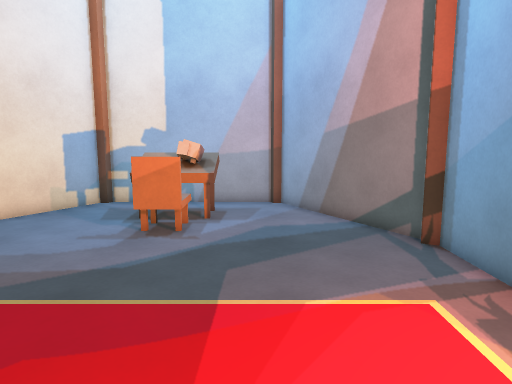
view 1 (above)

12 first-person views from a walk through a 3-D level made in the Godot game engine. The camera is 1.4 m above the floor, tilts 8° down and sees 70° across. The floor is counted in squares, 0.5 m on a side. Each view is taken from the middle of a square. On the plan, view 1 faces up. The plan holds only what a view shows up to about 20 squares ahead; the rest is blank. The place goes on beyond the plan. Surface patterns are stand-ins for the level's own textures.

view 2
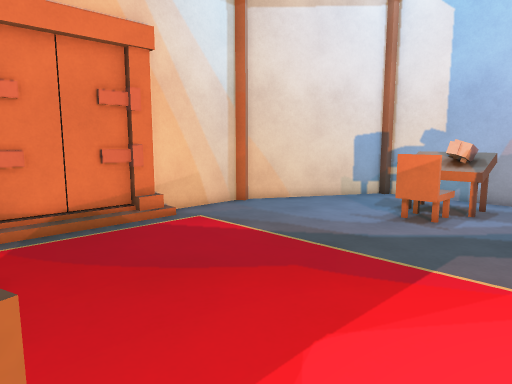

view 3
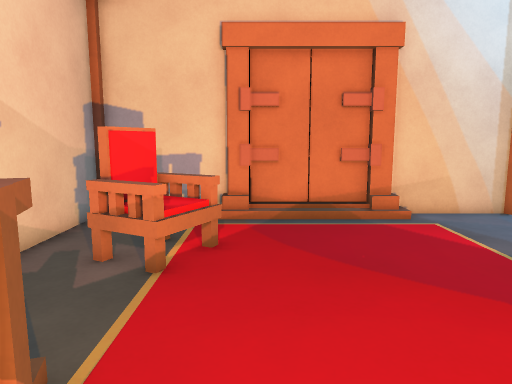

view 4
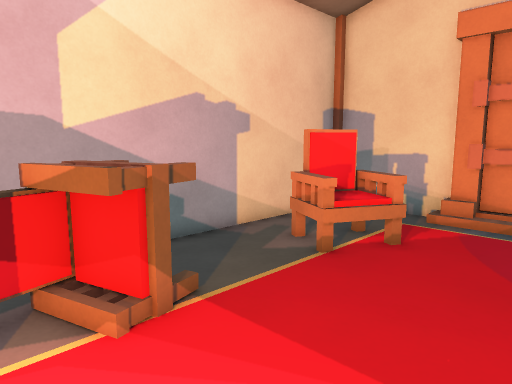

view 5
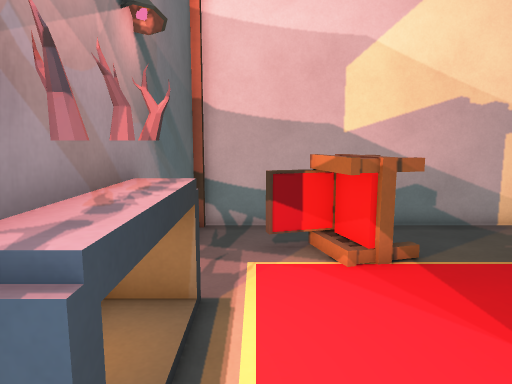

view 6
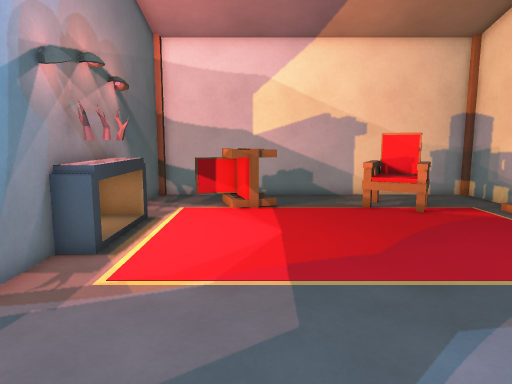

view 7
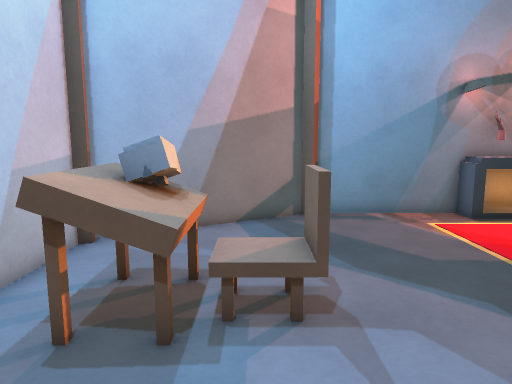

view 8
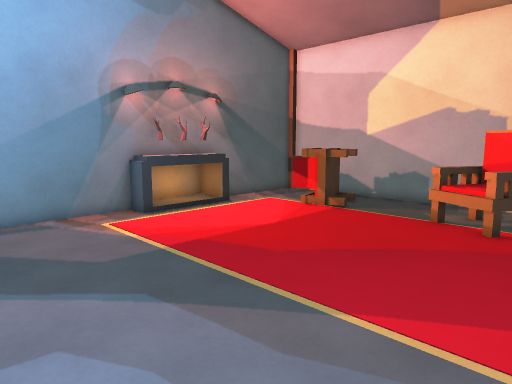

view 9
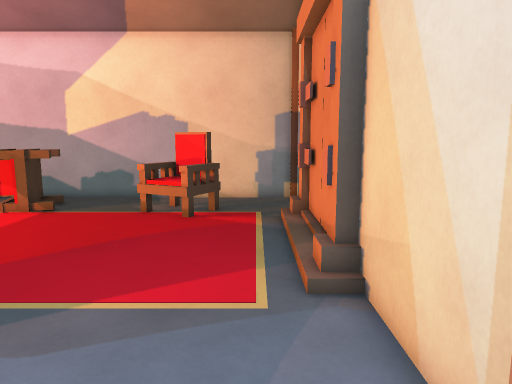

view 10
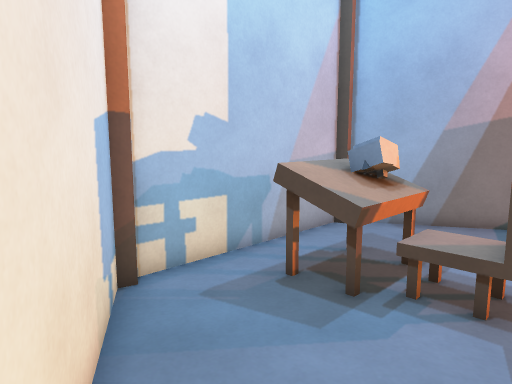

view 11
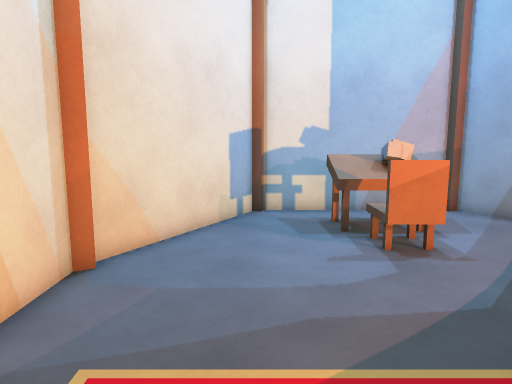

view 12
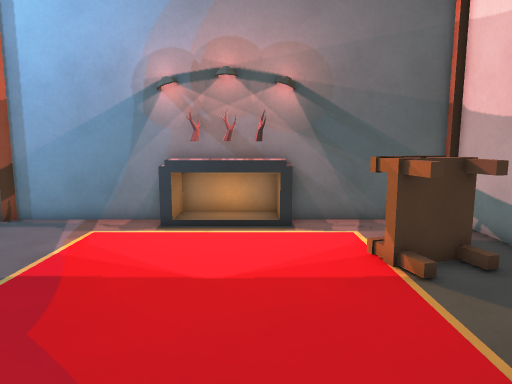

### Floor plan
Key: @ floor where view 1 was taken; # wall or solid block; . floor; / step, stairs or slope; D closed door; ^ raised ledge; T table; C chair; A armchair; P plant; O other object.
Columns run from 11 left of view 1 to 6 right of it. Each row starts with its distance up from view 1.
 17     #########
 16    ##.......##
 15    #...OOO...#
 14   #...T   ....#
 13   #.....O.....#
 12  #......O......#
 11  #.....CCC.....#
 10 #...............#
  9 #...............#
  8 #...............#
  7 #...............#
  6 #...............#
  5 #/..............#
  4 D/.............^^^
  3 D/.............PP^
  2 D/.............P^^
  1 D/.............P^^
  0 D/.........@...^^^
 -1 #/..AA..........#
 -2 #...AAA...AAA...#
 -3 #...AAA...AAAAA.#
 -4 #....AA....AAA..#
 -5 #...............#
 -6 #################

Where each view was taken, in squares from view 1:
view 1: 0 up, 0 right, facing up
view 2: 2 down, 2 right, facing up-left
view 3: 0 up, 3 right, facing left
view 4: 3 up, 3 right, facing down-left
view 5: 6 up, 3 right, facing down
view 6: 13 up, 0 right, facing down
view 7: 12 up, 9 left, facing right
view 8: 11 up, 9 left, facing down-right
view 9: 12 up, 9 left, facing down
view 10: 10 up, 10 left, facing up-right
view 11: 2 up, 7 left, facing up
view 12: 1 up, 8 left, facing right
